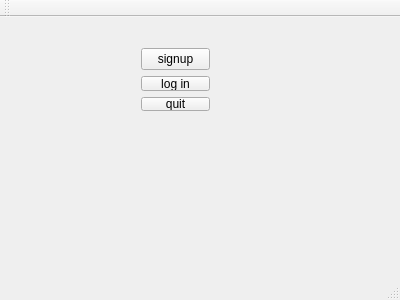
<?xml version="1.0" encoding="UTF-8"?>
<ui version="4.0">
 <class>MainWindow</class>
 <widget class="QMainWindow" name="MainWindow">
  <property name="geometry">
   <rect>
    <x>0</x>
    <y>0</y>
    <width>400</width>
    <height>300</height>
   </rect>
  </property>
  <property name="windowTitle">
   <string>MainWindow</string>
  </property>
  <widget class="QWidget" name="centralWidget">
   <widget class="QWidget" name="">
    <property name="geometry">
     <rect>
      <x>130</x>
      <y>20</y>
      <width>91</width>
      <height>85</height>
     </rect>
    </property>
    <layout class="QVBoxLayout" name="verticalLayout_2">
     <item>
      <widget class="QPushButton" name="su">
       <property name="text">
        <string>signup</string>
       </property>
      </widget>
     </item>
     <item>
      <layout class="QVBoxLayout" name="verticalLayout">
       <item>
        <widget class="QPushButton" name="pushButton_3">
         <property name="text">
          <string>log in</string>
         </property>
        </widget>
       </item>
       <item>
        <widget class="QPushButton" name="pushButton">
         <property name="text">
          <string>quit</string>
         </property>
        </widget>
       </item>
      </layout>
     </item>
    </layout>
   </widget>
  </widget>
  <widget class="QMenuBar" name="menuBar">
   <property name="geometry">
    <rect>
     <x>0</x>
     <y>0</y>
     <width>400</width>
     <height>20</height>
    </rect>
   </property>
  </widget>
  <widget class="QToolBar" name="mainToolBar">
   <attribute name="toolBarArea">
    <enum>TopToolBarArea</enum>
   </attribute>
   <attribute name="toolBarBreak">
    <bool>false</bool>
   </attribute>
  </widget>
  <widget class="QStatusBar" name="statusBar"/>
 </widget>
 <layoutdefault spacing="6" margin="11"/>
 <resources/>
 <connections/>
</ui>
